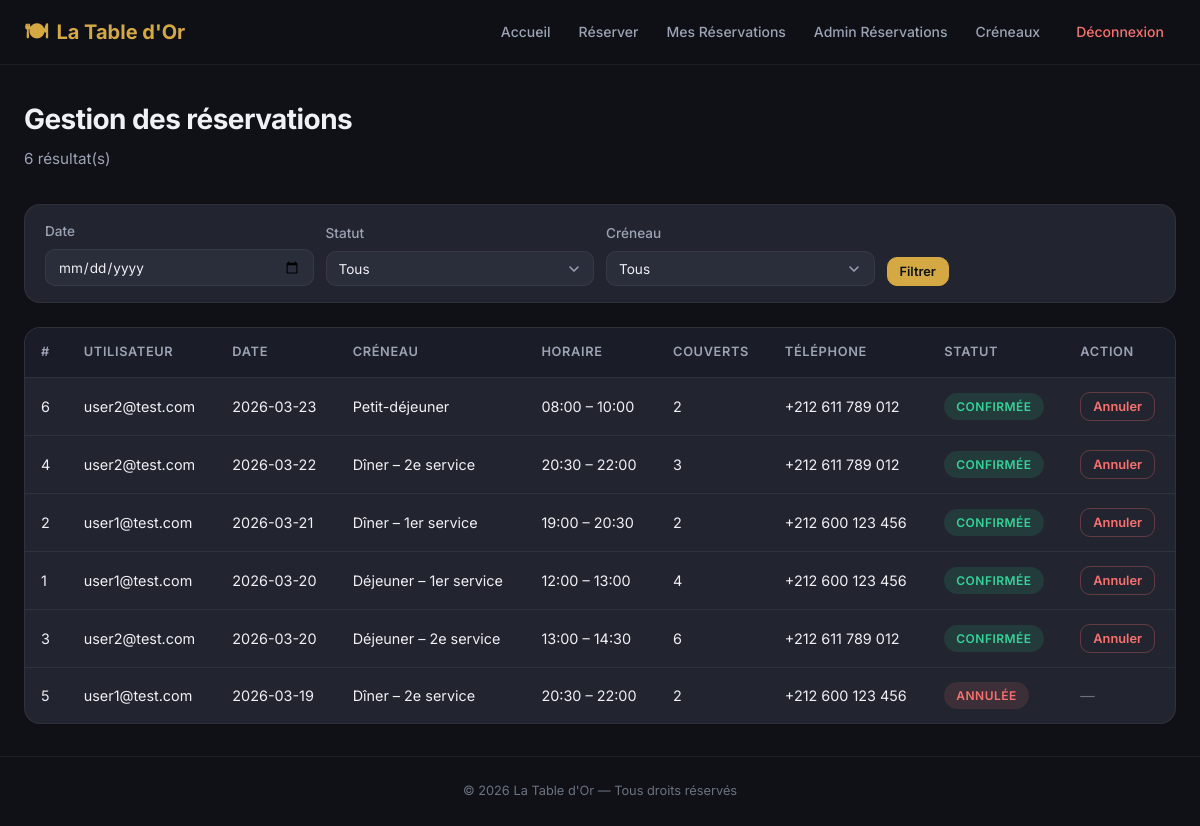
/admin/reservations/index.php (signed in), run on the app's committed database.
### tables this page shows
CREATE TABLE reservations (
  id         INT UNSIGNED AUTO_INCREMENT PRIMARY KEY,
  user_id    INT UNSIGNED NOT NULL,
  slot_id    INT UNSIGNED NOT NULL,
  date       DATE NOT NULL,
  guests     TINYINT UNSIGNED NOT NULL,
  phone      VARCHAR(30) NOT NULL,
  notes      TEXT,
  status     ENUM('CONFIRMED','CANCELLED') NOT NULL DEFAULT 'CONFIRMED',
  created_at TIMESTAMP NOT NULL DEFAULT CURRENT_TIMESTAMP,
  updated_at TIMESTAMP NOT NULL DEFAULT CURRENT_TIMESTAMP ON UPDATE CURRENT_TIMESTAMP,
  FOREIGN KEY (user_id) REFERENCES users(id)      ON DELETE CASCADE,
  FOREIGN KEY (slot_id) REFERENCES time_slots(id)  ON DELETE RESTRICT
);

CREATE TABLE users (
  id            INT UNSIGNED AUTO_INCREMENT PRIMARY KEY,
  email         VARCHAR(255) NOT NULL UNIQUE,
  password_hash VARCHAR(255) NOT NULL,
  roles_json    VARCHAR(255) NOT NULL DEFAULT '["ROLE_USER"]',
  is_active     TINYINT(1)   NOT NULL DEFAULT 1,
  created_at    TIMESTAMP    NOT NULL DEFAULT CURRENT_TIMESTAMP
);

CREATE TABLE time_slots (
  id           INT UNSIGNED AUTO_INCREMENT PRIMARY KEY,
  label        VARCHAR(80) NOT NULL,
  start_time   TIME NOT NULL,
  end_time     TIME NOT NULL,
  capacity_max INT UNSIGNED NOT NULL DEFAULT 30,
  is_active    TINYINT(1) NOT NULL DEFAULT 1
);

### src/helpers/auth.php (called while the page is built, shortened)
<?php
function isLoggedIn(): bool {
    return isset($_SESSION['user_id']);
}
function hasRole(string $role): bool {
    $roles = json_decode($_SESSION['roles'] ?? '[]', true);
    return in_array($role, $roles, true);
}

### src/helpers/security.php (called while the page is built, shortened)
<?php
function h(string $value): string {
    return htmlspecialchars($value, ENT_QUOTES | ENT_SUBSTITUTE, 'UTF-8');
}

### admin/reservations/index.php (the view, shortened to what this page needs)
<?php
require_once __DIR__ . '/../../src/helpers/auth.php';
require_once __DIR__ . '/../../src/helpers/security.php';
$db = getDB();
$dateFilter   = $_GET['date']   ?? '';
$sql    = 'SELECT r.*, ts.label AS slot_label, ts.start_time, ts.end_time, u.email AS user_email
           FROM reservations r
           JOIN time_slots ts ON ts.id = r.slot_id
           JOIN users u ON u.id = r.user_id
           WHERE 1=1';
$sql .= ' ORDER BY r.date DESC, ts.start_time ASC';
$stmt = $db->prepare($sql);
$stmt->execute();
$reservations = $stmt->get_result()->fetch_all(MYSQLI_ASSOC);
include __DIR__ . '/../../src/templates/header.php';
?>
<div class="page-header page-header-actions">
  <div>
    <h1>Gestion des réservations</h1>
    <p><?= count($reservations) ?> résultat(s)</p>
  </div>
</div>
<form class="filter-bar" id="filterBar" method="GET">
  <div class="form-group">
    <label for="date">Date</label>
    <input type="date" id="date" name="date" value="<?= h($dateFilter) ?>">
  </div>
  <div class="form-group">
    <label for="status">Statut</label>
    <select id="status" name="status">
      <option value="">Tous</option>
    </select>
  </div>
  <div class="form-group">
    <label for="slot_id">Créneau</label>
    <select id="slot_id" name="slot_id">
      <option value="">Tous</option>
    </select>
  </div>
  <div class="form-group">
    <button type="submit" class="btn btn-primary btn-sm" style="margin-top: 1.4rem;">Filtrer</button>
  </div>
</form>
<?php if (empty($reservations)): ?>
<div class="empty-state">
  <div class="empty-icon">📭</div>
  <h3>Aucune réservation trouvée</h3>
  <p>Modifiez vos filtres ou attendez les nouvelles réservations.</p>
</div>
<?php else: ?>
<div class="table-wrapper">
  <table>
    <thead>
      <tr>
        <th>#</th>
        <th>Utilisateur</th>
        <th>Date</th>
        <th>Créneau</th>
        <th>Horaire</th>
        <th>Couverts</th>
        <th>Téléphone</th>
        <th>Statut</th>
        <th>Action</th>
      </tr>
    </thead>
    <tbody>
      <?php foreach ($reservations as $r): ?>
      <tr class="list-item">
        <td><?= (int)$r['id'] ?></td>
        <td><?= h($r['user_email']) ?></td>
        <td><?= h($r['date']) ?></td>
        <td><?= h($r['slot_label']) ?></td>
        <td><?= h(substr($r['start_time'],0,5)) ?> – <?= h(substr($r['end_time'],0,5)) ?></td>
        <td><?= (int)$r['guests'] ?></td>
        <td><?= h($r['phone']) ?></td>
        <td>
          <?php if ($r['status'] === 'CONFIRMED'): ?>
            <span class="badge badge-confirmed" id="statusBadge">Confirmée</span>
          <?php else: ?>
            <span class="badge badge-cancelled">Annulée</span>
          <?php endif; ?>
        </td>
        <td>
          <?php if ($r['status'] === 'CONFIRMED'): ?>
          <form method="POST" style="display:inline;">
            <button type="submit" class="btn btn-sm btn-danger" onclick="return confirm('Annuler cette réservation ?')">Annuler</button>
          </form>
          <?php else: ?>
            <span style="color: var(--text-muted);">—</span>
          <?php endif; ?>
        </td>
      </tr>
      <?php endforeach; ?>
    </tbody>
  </table>
</div>
<?php endif; ?>
<?php include __DIR__ . '/../../src/templates/footer.php'; ?>

### src/templates/header.php (shortened to what this page needs)
<?php
require_once __DIR__ . '/../helpers/auth.php';
require_once __DIR__ . '/../helpers/security.php';
?>
<!DOCTYPE html>
<html lang="fr">
<head>
  <link rel="stylesheet" href="/restaurant_booking/public/css/style.css">
</head>
<body>
  <nav class="navbar" id="pageHeader">
    <div class="nav-inner">
      <a href="/restaurant_booking/public/" class="nav-brand">
        <span class="brand-icon">🍽</span> La Table d'Or
      </a>
      <?php if (isLoggedIn()): ?>
      <div class="nav-links">
        <a href="/restaurant_booking/public/">Accueil</a>
        <a href="/restaurant_booking/reservations/create.php">Réserver</a>
        <a href="/restaurant_booking/reservations/index.php">Mes Réservations</a>
        <?php if (hasRole('ROLE_ADMIN')): ?>
        <a href="/restaurant_booking/admin/reservations/index.php">Admin Réservations</a>
        <a href="/restaurant_booking/admin/slots/index.php">Créneaux</a>
        <?php endif; ?>
        <a href="/restaurant_booking/public/logout.php" class="nav-logout">Déconnexion</a>
      </div>
      <?php endif; ?>
    </div>
  </nav>
  <main class="main-content">

### src/templates/footer.php (shortened to what this page needs)
  </main>
  <footer class="site-footer">
    <p>&copy; <?= date('Y') ?> La Table d'Or — Tous droits réservés</p>
  </footer>
</body>
</html>

### data on the page
reservations: id "6", user.email "user2@test.com", date "2026-03-23", slot.label "Petit-déjeuner", slot.start_time "08:00", slot.end_time "10:00", guests "2", phone "+212 611 789 012", status "CONFIRMÉE"
reservations: id "4", user.email "user2@test.com", date "2026-03-22", slot.label "Dîner – 2e service", slot.start_time "20:30", slot.end_time "22:00", guests "3", phone "+212 611 789 012", status "CONFIRMÉE"
reservations: id "2", user.email "user1@test.com", date "2026-03-21", slot.label "Dîner – 1er service", slot.start_time "19:00", slot.end_time "20:30", guests "2", phone "+212 600 123 456", status "CONFIRMÉE"
reservations: id "1", user.email "user1@test.com", date "2026-03-20", slot.label "Déjeuner – 1er service", slot.start_time "12:00", slot.end_time "13:00", guests "4", phone "+212 600 123 456", status "CONFIRMÉE"
reservations: id "3", user.email "user2@test.com", date "2026-03-20", slot.label "Déjeuner – 2e service", slot.start_time "13:00", slot.end_time "14:30", guests "6", phone "+212 611 789 012", status "CONFIRMÉE"
reservations: id "5", user.email "user1@test.com", date "2026-03-19", slot.label "Dîner – 2e service", slot.start_time "20:30", slot.end_time "22:00", guests "2", phone "+212 600 123 456", status "ANNULÉE"

### other printed values
count($reservations) "6"
